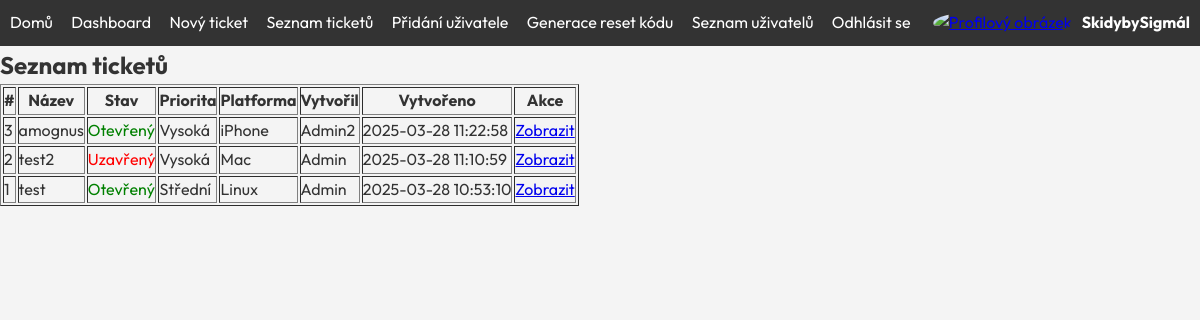
Screenshot of /Frontend/tickets.php (signed in) with the database file from the repository.
### tables this page shows
CREATE TABLE `tickets` (
  `id` int(11) NOT NULL,
  `user_id` int(11) NOT NULL,
  `title` varchar(255) NOT NULL,
  `description` text NOT NULL,
  `status` enum('Otevřený','Uzavřený') DEFAULT 'Otevřený',
  `priority` enum('Nízká','Střední','Vysoká') NOT NULL,
  `platform` enum('Windows','Mac','Linux','Android','iPhone') NOT NULL,
  `created_at` datetime NOT NULL,
  `closed_at` datetime DEFAULT NULL
);

CREATE TABLE `users` (
  `id` int(11) NOT NULL,
  `name` varchar(100) NOT NULL,
  `email` varchar(255) NOT NULL,
  `role` varchar(255) NOT NULL,
  `created_at` timestamp NOT NULL DEFAULT current_timestamp(),
  `password` varchar(255) NOT NULL
);

### Frontend/tickets.php (the view, shortened to what this page needs)
<?php
include 'db.php';
$sql = "SELECT tickets.id, tickets.title, tickets.status, tickets.priority, tickets.platform, tickets.created_at, users.name
        FROM tickets
        JOIN users ON tickets.user_id = users.id
        ORDER BY tickets.created_at DESC";
$result = $conn->query($sql);
?>
<!DOCTYPE html>
<html lang="cs">
<head>
    <link rel="stylesheet" href="s/style.css">
</head>
<body>
    <?php include 'header.php'; ?>
    <h2>Seznam ticketů</h2>
    <table border="1">
        <thead>
            <tr>
                <th>#</th>
                <th>Název</th>
                <th>Stav</th>
                <th>Priorita</th>
                <th>Platforma</th>
                <th>Vytvořil</th>
                <th>Vytvořeno</th>
                <th>Akce</th>
            </tr>
        </thead>
        <tbody>
            <?php if ($result->num_rows > 0): ?>
                <?php while ($row = $result->fetch_assoc()): ?>
                    <tr>
                        <td><?= $row['id'] ?></td>
                        <td><?= htmlspecialchars($row['title']) ?></td>
                        <td>
                            <?php if ($row['status'] === 'Otevřený'): ?>
                                <span style="color: green;">Otevřený</span>
                            <?php else: ?>
                                <span style="color: red;">Uzavřený</span>
                            <?php endif; ?>
                        </td>
                        <td><?= htmlspecialchars($row['priority']) ?></td>
                        <td><?= htmlspecialchars($row['platform']) ?></td>
                        <td><?= htmlspecialchars($row['name']) ?></td>
                        <td><?= $row['created_at'] ?></td>
                        <td>
                            <a href="ticket_detail.php?id=<?= $row['id'] ?>">Zobrazit</a>
                        </td>
                    </tr>
                <?php endwhile; ?>
            <?php else: ?>
                <tr><td colspan="8">Žádné tickety k zobrazení</td></tr>
            <?php endif; ?>
        </tbody>
    </table>
</body>
</html>

### Frontend/s/style.css (style rules this page uses)
:root { --primary-color: #007bff; --dark-color: #1a1a2e; --light-color: #f4f4f4; --text-color: #333; }
* { margin: 0; padding: 0; box-sizing: border-box; font-family: 'Outfit', sans-serif; }
body { background: var(--light-color); color: var(--text-color); line-height: 1.6; }

### rows the page displays
tickets: id "3", title "amognus", status "Otevřený", priority "Vysoká", platform "iPhone", user.name "Admin2", created_at "2025-03-28 11:22:58"
tickets: id "2", title "test2", status "Uzavřený", priority "Vysoká", platform "Mac", user.name "Admin", created_at "2025-03-28 11:10:59"
tickets: id "1", title "test", status "Otevřený", priority "Střední", platform "Linux", user.name "Admin", created_at "2025-03-28 10:53:10"

### other values shown
$jmeno "SkidybySigmál"
